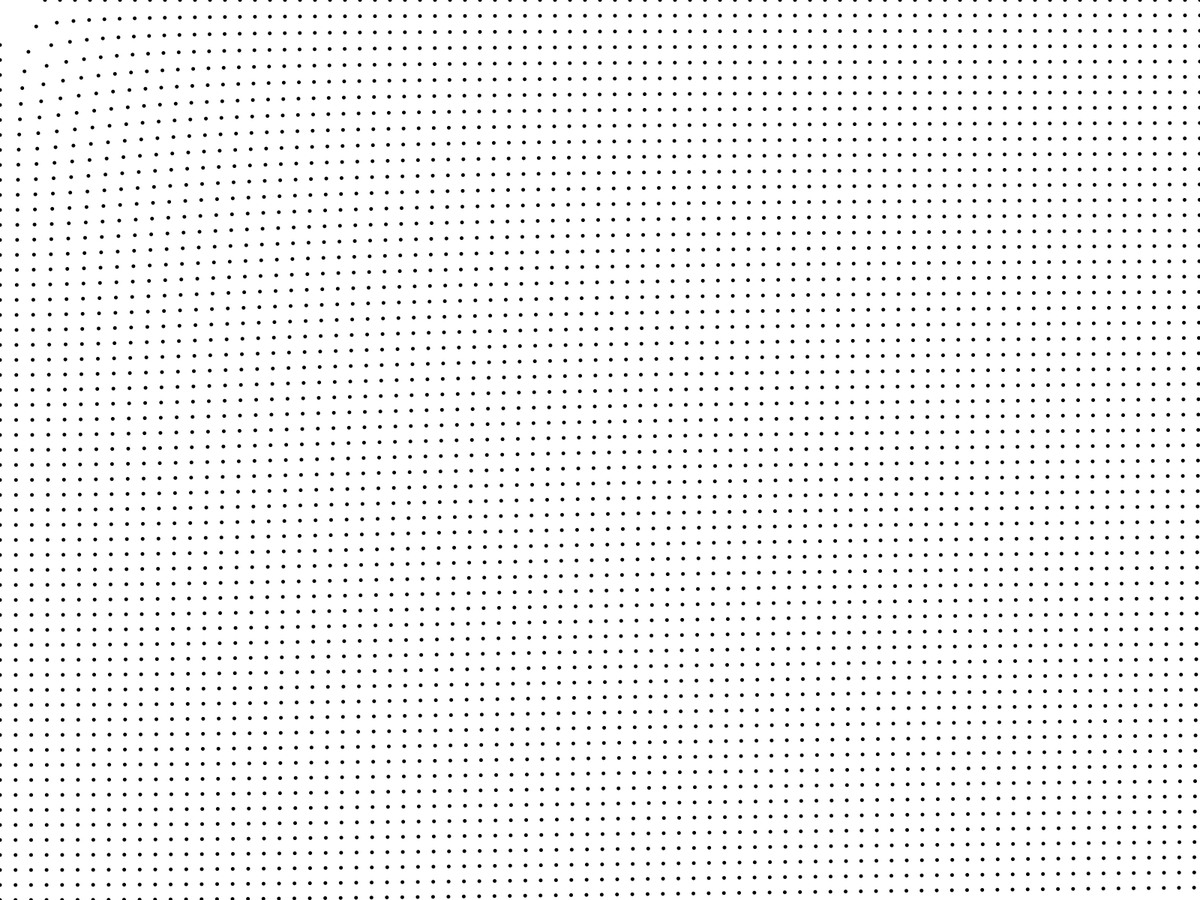
Frame 1 (no input)
Frame 60 (the mouse pressed at the canvas centre just before this capture): identical to frame 1, image omitted
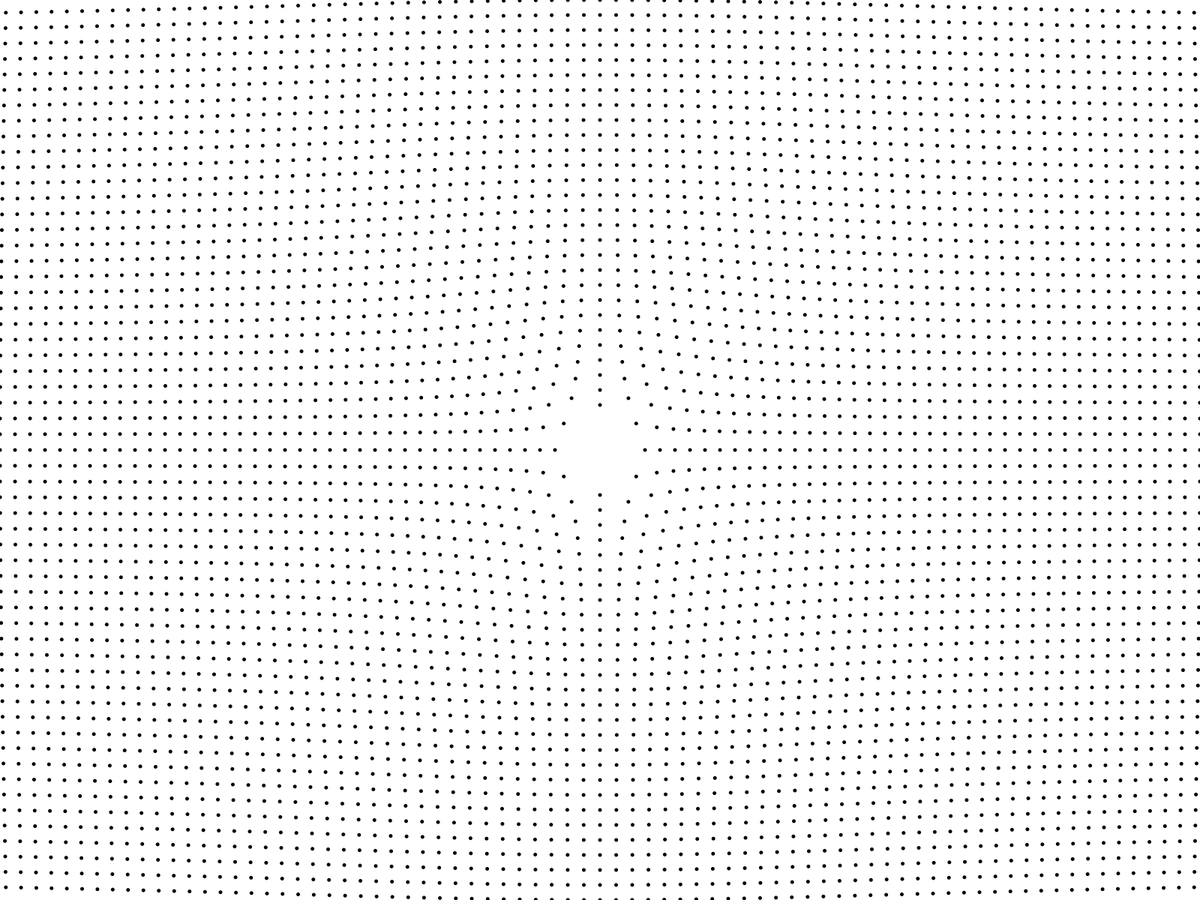
Frame 120 (the mouse held since frame 60 and released just before this capture)

The Processing sketch that drew these frames (run headless with seeded random() and noise(); from frame 60 on, the mouse is pressed at the canvas centre):

// Processing sketch: eyefuck
// ── eyefuck.pde
float amt = .025;

void setup() {

  fullScreen();
  frameRate(1000);

}

void draw() {

  background(255);
  fill(0);
  noStroke();

  PVector tar = new PVector(mouseX, mouseY);


  for(int y_ = 0; y_ < height; y_ += 20) {
    for(int x_ = 0; x_ < width; x_ += 20) {

      float x = x_;
      float y = y_;
      if(x > tar.x) {
        x = x + abs(tar.x - x) / (dist(x, y, tar.x, tar.y) * amt);
      } else {
        x = x  - abs(tar.x - x) / (dist(x, y, tar.x, tar.y) * amt);
      }

      if(y > tar.y) {
        y = y + abs(tar.y - y) / (dist(x, y, tar.x, tar.y) * amt);
      } else {
        y = y - abs(tar.y - y) / (dist(x, y, tar.x, tar.y) * amt);
      }

      ellipse(x, y, 5, 5);

    }
  }
}

void keyPressed() {

  if(keyCode == LEFT) {

    amt -= .0001;

  } else if(keyCode == RIGHT) {

    amt += .0001;

  }

}
